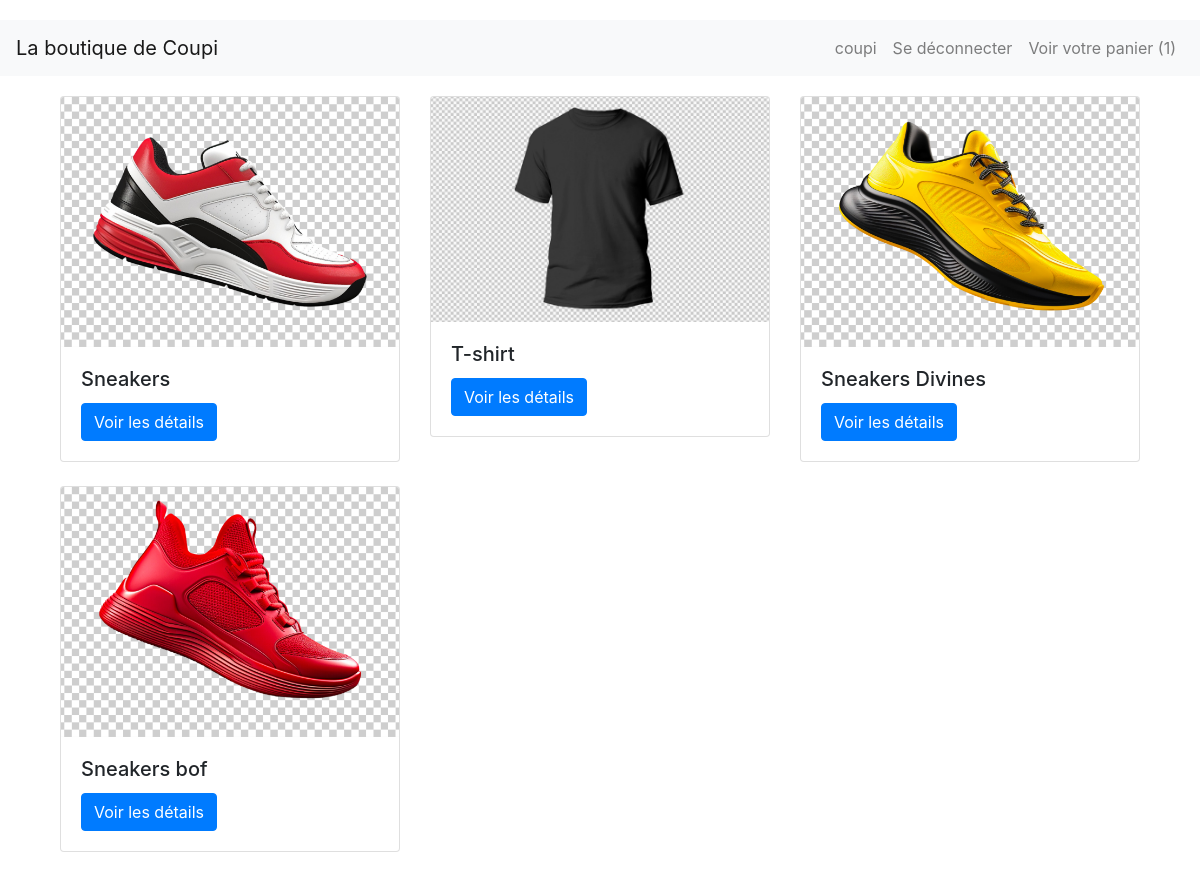
The app's page / (signed in) with its own data.
### accounts/models.py (models this page shows)
class CustomUser(AbstractUser):
    pass

### store/models.py (models this page shows, shortened)
class Cart(models.Model):
    user = models.OneToOneField(AUTH_USER_MODEL, on_delete=models.CASCADE) #Je pouvais aussi faire un ForeignKey en faisant user= models.ForeignKey(unique=True)
    orders = models.ManyToManyField(Order) #plusieurs articles peuvent etre ajoutés au panier

class Product(models.Model):
    name = models.CharField(max_length=100)
    slug = models.SlugField(max_length=100)
    price = models.FloatField(default=0.0)
    qte_stock = models.IntegerField(default=0)
    description = models.TextField(blank=True)
    image = models.ImageField(upload_to='products', blank=True, null=True)
    def get_absolute_url(self):
        return reverse("product_detail", kwargs={"slug": self.slug})

### store/views.py (the view)
# urls.py: path('', index_store,name="page_acceuil_boutique"),
def index_store(request):
    products = Product.objects.all()
    return render(request,'index_store.html', context={"products": products})

### store/templates/index_store.html
{% extends 'base.html' %}
{% block content %}
<div class="container">
    <div class="row">
        {% for product in products %}
            <div class="col-md-4">
                <div class="card mb-4">
                    <img src="{{ product.image.url }}" class="card-img-top" alt="{{ product.name }}" style="max-height: 250px; object-fit: cover;">
                    <div class="card-body">
                        <h5 class="card-title">{{ product.name }}</h5>
                        <a href="{{ product.get_absolute_url }}" class="btn btn-primary">Voir les détails</a>
                    </div>
                </div>
            </div>
        {% endfor %}
    </div>
</div>
{% endblock %}

### templates/base.html (shortened to what this page needs)
<!DOCTYPE html>
 <html class="no-js">
<html>
    <head>
        <link href="https://stackpath.bootstrapcdn.com/bootstrap/4.5.2/css/bootstrap.min.css" rel="stylesheet">
    </head>
    <body>
        <nav class="navbar navbar-expand-lg navbar-light bg-light">
            <a class="navbar-brand" href="{% url 'page_acceuil_boutique' %}">La boutique de Coupi</a>
            <div class="collapse navbar-collapse" id="navbarNav">
                <ul class="navbar-nav ml-auto">
                    {% if user.is_authenticated %}
                        <li class="nav-item">
                            <span class="nav-link">{{ user.username }}</span>
                        </li>
                        <li class="nav-item">
                            <a class="nav-link" href="{% url 'logout' %}">Se déconnecter</a>
                        </li>
                    {% endif %}
                    {% if user.cart %}
                        <li class="nav-item">
                            <a class="nav-link" href="{% url 'cart' %}">Voir votre panier ({{ user.cart.orders.count }})</a>
                        </li>
                    {% endif %}
                </ul>
            </div>
        </nav>
        <div class="container">
            {% block content %}
            {% endblock %}
        </div>
    </body>
</html>

### templates/base.html (style rules this page uses)
body { padding-top: 20px; }
.navbar { margin-bottom: 20px; }

### records on screen
CustomUser: username "coupi", cart.orders.count "1"
Product: image (picture), name "Sneakers"
Product: image (picture), name "T-shirt"
Product: image (picture), name "Sneakers Divines"
Product: image (picture), name "Sneakers bof"
